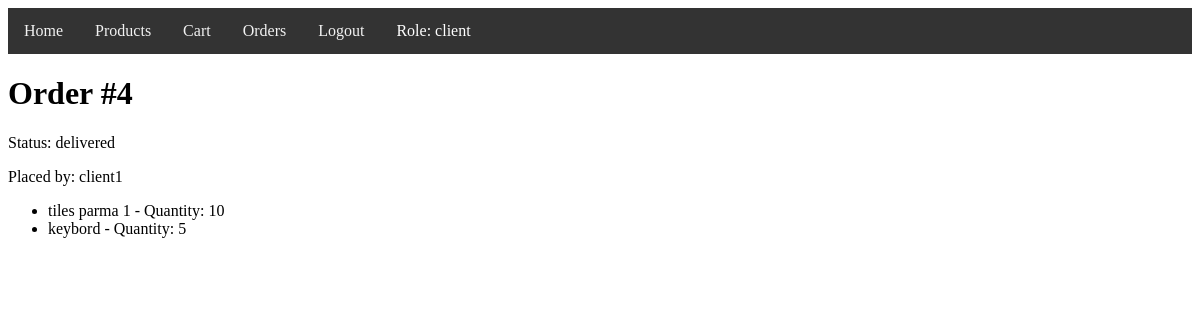
The page /order/4 (signed in) on the database its author committed.
### models/user/user.py (models this page shows)
class User(db.Model):
    id = db.Column(db.Integer, primary_key=True)
    username = db.Column(db.String(150), unique=True, nullable=False)
    password = db.Column(db.String(150), nullable=False)
    role = db.Column(db.String(50), nullable=False, default='user')  # Nowa kolumna
    orders = db.relationship('Order', backref='user', lazy=True)

### models/order/order.py (models this page shows)
class Order(db.Model):
    id = db.Column(db.Integer, primary_key=True)
    user_id = db.Column(db.Integer, db.ForeignKey('user.id'), nullable=False)
    status = db.Column(db.String(50), nullable=False, default='pending')
    created_at = db.Column(db.DateTime, default=datetime.utcnow)
    items = db.relationship('OrderItem', backref='order', lazy=True)

class OrderItem(db.Model):
    id = db.Column(db.Integer, primary_key=True)
    order_id = db.Column(db.Integer, db.ForeignKey('order.id'), nullable=False)
    product_id = db.Column(db.Integer, db.ForeignKey('product.id'), nullable=False)
    quantity = db.Column(db.Integer, nullable=False)
    product = db.relationship('Product')

### models/product/product.py (models this page shows)
class Product(db.Model):
    id = db.Column(db.Integer, primary_key=True)
    name = db.Column(db.String(150), unique=True, nullable=False)
    description = db.Column(db.String(500), nullable=False)
    price = db.Column(db.Float, nullable=False)

### controllers/order/order_view.py (the view)
@order_blueprint.route('/order/<int:order_id>')
def order_detail(order_id):
    if 'user_id' not in session:
        flash('You need to be logged in to view the order.', 'danger')
        return redirect(url_for('user.login'))
    user = User.query.get(session['user_id'])
    order, order_user = order_repository.get_order_detail(order_id)
    if user.role == 'client' and order.user_id != user.id:
        flash('You do not have permission to view this order.', 'danger')
        return redirect(url_for('order.orders'))
    return render_template('order_detail.html', order=order, user=user, order_user=order_user)

### controllers/order/order_repository.py (called while the page is built)
    def get_order_detail(self, order_id):
        order = Order.query.get_or_404(order_id)
        order_user = User.query.get(order.user_id)
        return order, order_user

### templates/order_detail.html (shortened to what this page needs)
{% extends "base.html" %}
{% block content %}
<h1>Order #{{ order.id }}</h1>
<p>Status: {{ order.status }}</p>
<p>Placed by: {{ order_user.username }}</p>
<ul>
    {% for item in order.items %}
    <li>
        {{ item.product.name }} - Quantity: {{ item.quantity }}
    </li>
    {% endfor %}
</ul>
{% endblock %}

### templates/base.html (shortened to what this page needs)
<!doctype html>
<html lang="en">
<head>
</head>
<body>
    <div class="navbar">
        <a href="{{ url_for('user.home') }}">Home</a>
        {% if session.get('user_id') %}
            <a href="{{ url_for('product.products') }}">Products</a>
            <a href="{{ url_for('order.cart') }}">Cart</a>
            <a href="{{ url_for('order.orders') }}">Orders</a>
            <a href="{{ url_for('user.logout') }}">Logout</a>
            <span style="color: white; padding: 14px 16px;">Role: {{ session.get('role') }}</span>
        {% else %}
            <a href="{{ url_for('user.login') }}">Login</a>
        {% endif %}
    </div>
    {% block content %}{% endblock %}
</body>
</html>

### templates/base.html (style rules this page uses)
.navbar { display: flex; background-color: #333; overflow: hidden; }
.navbar a { float: left; display: block; color: #f2f2f2; text-align: center; padding: 14px 16px; text-decoration: none; }

### rows shown on the page
User: get "client", username "client1"
Order: id "4", status "delivered"
OrderItem: product.name "tiles parma 1", quantity "10"
OrderItem: product.name "keybord", quantity "5"
